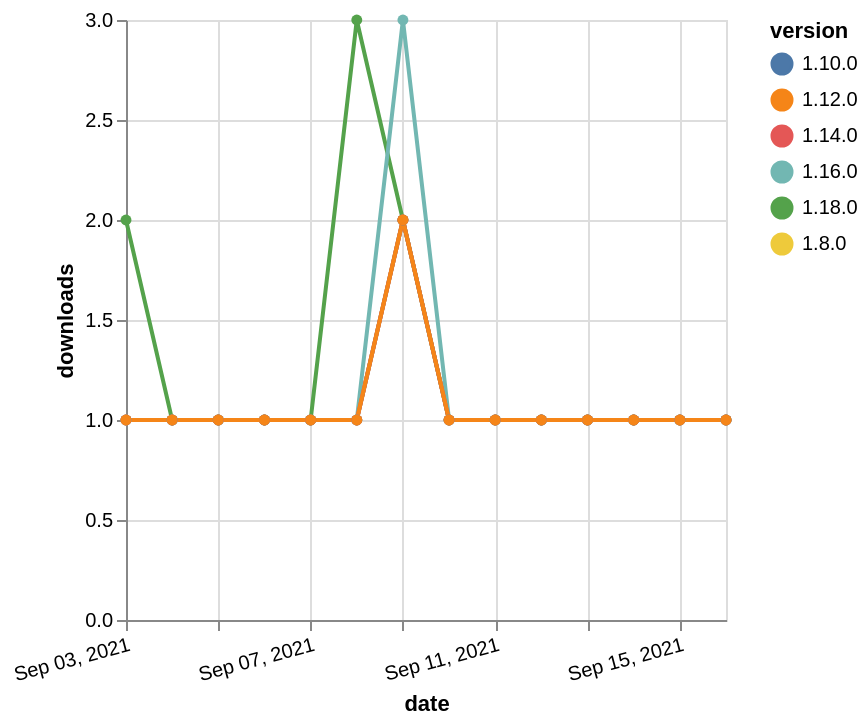

Write a Vega-Lite specification for this figure.
### Vega-Lite specification from a JSON file in a GitHub repository (floating-point values rounded to 4 significant figures)
{"$schema": "https://vega.github.io/schema/vega-lite/v5.json", "description": "A simple bar chart with embedded data.", "data": {"values": [{"date": "2021-09-03", "total": 117, "delta": 2, "version": "1.18.0"}, {"date": "2021-09-04", "total": 118, "delta": 1, "version": "1.18.0"}, {"date": "2021-09-05", "total": 119, "delta": 1, "version": "1.18.0"}, {"date": "2021-09-06", "total": 120, "delta": 1, "version": "1.18.0"}, {"date": "2021-09-07", "total": 121, "delta": 1, "version": "1.18.0"}, {"date": "2021-09-08", "total": 124, "delta": 3, "version": "1.18.0"}, {"date": "2021-09-09", "total": 126, "delta": 2, "version": "1.18.0"}, {"date": "2021-09-10", "total": 127, "delta": 1, "version": "1.18.0"}, {"date": "2021-09-11", "total": 128, "delta": 1, "version": "1.18.0"}, {"date": "2021-09-12", "total": 129, "delta": 1, "version": "1.18.0"}, {"date": "2021-09-13", "total": 130, "delta": 1, "version": "1.18.0"}, {"date": "2021-09-14", "total": 131, "delta": 1, "version": "1.18.0"}, {"date": "2021-09-15", "total": 132, "delta": 1, "version": "1.18.0"}, {"date": "2021-09-16", "total": 133, "delta": 1, "version": "1.18.0"}, {"date": "2021-09-03", "total": 245, "delta": 1, "version": "1.8.0"}, {"date": "2021-09-04", "total": 246, "delta": 1, "version": "1.8.0"}, {"date": "2021-09-05", "total": 247, "delta": 1, "version": "1.8.0"}, {"date": "2021-09-06", "total": 248, "delta": 1, "version": "1.8.0"}, {"date": "2021-09-07", "total": 249, "delta": 1, "version": "1.8.0"}, {"date": "2021-09-08", "total": 250, "delta": 1, "version": "1.8.0"}, {"date": "2021-09-09", "total": 252, "delta": 2, "version": "1.8.0"}, {"date": "2021-09-10", "total": 253, "delta": 1, "version": "1.8.0"}, {"date": "2021-09-11", "total": 254, "delta": 1, "version": "1.8.0"}, {"date": "2021-09-12", "total": 255, "delta": 1, "version": "1.8.0"}, {"date": "2021-09-13", "total": 256, "delta": 1, "version": "1.8.0"}, {"date": "2021-09-14", "total": 257, "delta": 1, "version": "1.8.0"}, {"date": "2021-09-15", "total": 258, "delta": 1, "version": "1.8.0"}, {"date": "2021-09-16", "total": 259, "delta": 1, "version": "1.8.0"}, {"date": "2021-09-03", "total": 194, "delta": 1, "version": "1.10.0"}, {"date": "2021-09-04", "total": 195, "delta": 1, "version": "1.10.0"}, {"date": "2021-09-05", "total": 196, "delta": 1, "version": "1.10.0"}, {"date": "2021-09-06", "total": 197, "delta": 1, "version": "1.10.0"}, {"date": "2021-09-07", "total": 198, "delta": 1, "version": "1.10.0"}, {"date": "2021-09-08", "total": 199, "delta": 1, "version": "1.10.0"}, {"date": "2021-09-09", "total": 201, "delta": 2, "version": "1.10.0"}, {"date": "2021-09-10", "total": 202, "delta": 1, "version": "1.10.0"}, {"date": "2021-09-11", "total": 203, "delta": 1, "version": "1.10.0"}, {"date": "2021-09-12", "total": 204, "delta": 1, "version": "1.10.0"}, {"date": "2021-09-13", "total": 205, "delta": 1, "version": "1.10.0"}, {"date": "2021-09-14", "total": 206, "delta": 1, "version": "1.10.0"}, {"date": "2021-09-15", "total": 207, "delta": 1, "version": "1.10.0"}, {"date": "2021-09-16", "total": 208, "delta": 1, "version": "1.10.0"}, {"date": "2021-09-03", "total": 184, "delta": 1, "version": "1.16.0"}, {"date": "2021-09-04", "total": 185, "delta": 1, "version": "1.16.0"}, {"date": "2021-09-05", "total": 186, "delta": 1, "version": "1.16.0"}, {"date": "2021-09-06", "total": 187, "delta": 1, "version": "1.16.0"}, {"date": "2021-09-07", "total": 188, "delta": 1, "version": "1.16.0"}, {"date": "2021-09-08", "total": 189, "delta": 1, "version": "1.16.0"}, {"date": "2021-09-09", "total": 192, "delta": 3, "version": "1.16.0"}, {"date": "2021-09-10", "total": 193, "delta": 1, "version": "1.16.0"}, {"date": "2021-09-11", "total": 194, "delta": 1, "version": "1.16.0"}, {"date": "2021-09-12", "total": 195, "delta": 1, "version": "1.16.0"}, {"date": "2021-09-13", "total": 196, "delta": 1, "version": "1.16.0"}, {"date": "2021-09-14", "total": 197, "delta": 1, "version": "1.16.0"}, {"date": "2021-09-15", "total": 198, "delta": 1, "version": "1.16.0"}, {"date": "2021-09-16", "total": 199, "delta": 1, "version": "1.16.0"}, {"date": "2021-09-03", "total": 159, "delta": 1, "version": "1.14.0"}, {"date": "2021-09-04", "total": 160, "delta": 1, "version": "1.14.0"}, {"date": "2021-09-05", "total": 161, "delta": 1, "version": "1.14.0"}, {"date": "2021-09-06", "total": 162, "delta": 1, "version": "1.14.0"}, {"date": "2021-09-07", "total": 163, "delta": 1, "version": "1.14.0"}, {"date": "2021-09-08", "total": 164, "delta": 1, "version": "1.14.0"}, {"date": "2021-09-09", "total": 166, "delta": 2, "version": "1.14.0"}, {"date": "2021-09-10", "total": 167, "delta": 1, "version": "1.14.0"}, {"date": "2021-09-11", "total": 168, "delta": 1, "version": "1.14.0"}, {"date": "2021-09-12", "total": 169, "delta": 1, "version": "1.14.0"}, {"date": "2021-09-13", "total": 170, "delta": 1, "version": "1.14.0"}, {"date": "2021-09-14", "total": 171, "delta": 1, "version": "1.14.0"}, {"date": "2021-09-15", "total": 172, "delta": 1, "version": "1.14.0"}, {"date": "2021-09-16", "total": 173, "delta": 1, "version": "1.14.0"}, {"date": "2021-09-03", "total": 192, "delta": 1, "version": "1.12.0"}, {"date": "2021-09-04", "total": 193, "delta": 1, "version": "1.12.0"}, {"date": "2021-09-05", "total": 194, "delta": 1, "version": "1.12.0"}, {"date": "2021-09-06", "total": 195, "delta": 1, "version": "1.12.0"}, {"date": "2021-09-07", "total": 196, "delta": 1, "version": "1.12.0"}, {"date": "2021-09-08", "total": 197, "delta": 1, "version": "1.12.0"}, {"date": "2021-09-09", "total": 199, "delta": 2, "version": "1.12.0"}, {"date": "2021-09-10", "total": 200, "delta": 1, "version": "1.12.0"}, {"date": "2021-09-11", "total": 201, "delta": 1, "version": "1.12.0"}, {"date": "2021-09-12", "total": 202, "delta": 1, "version": "1.12.0"}, {"date": "2021-09-13", "total": 203, "delta": 1, "version": "1.12.0"}, {"date": "2021-09-14", "total": 204, "delta": 1, "version": "1.12.0"}, {"date": "2021-09-15", "total": 205, "delta": 1, "version": "1.12.0"}, {"date": "2021-09-16", "total": 206, "delta": 1, "version": "1.12.0"}]}, "width": "container", "mark": {"type": "line", "point": {"filled": true}}, "encoding": {"x": {"field": "date", "type": "temporal", "timeUnit": "yearmonthdate", "title": "date", "axis": {"labelAngle": -15}}, "y": {"field": "delta", "type": "quantitative", "title": "downloads"}, "color": {"field": "version", "type": "nominal"}, "tooltip": {"field": "delta"}}}
